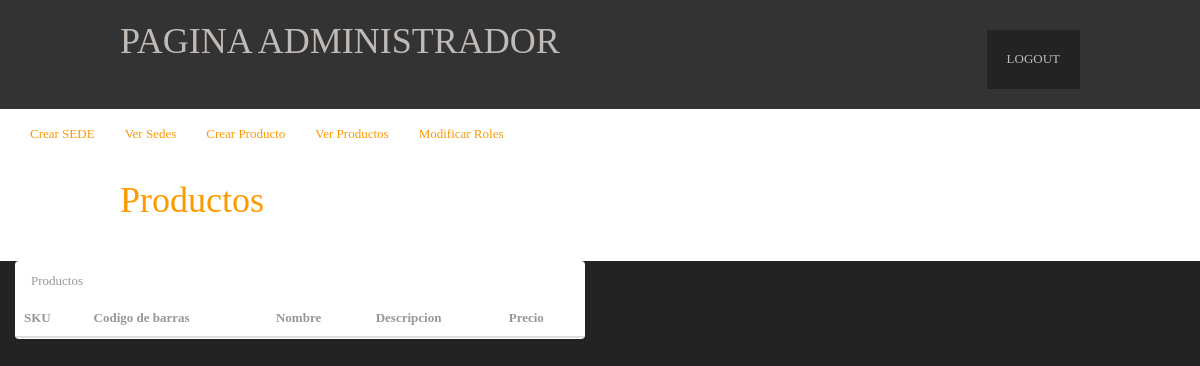
Before: /PaginaAdministrador/VerProductos (signed in) with the older database file.
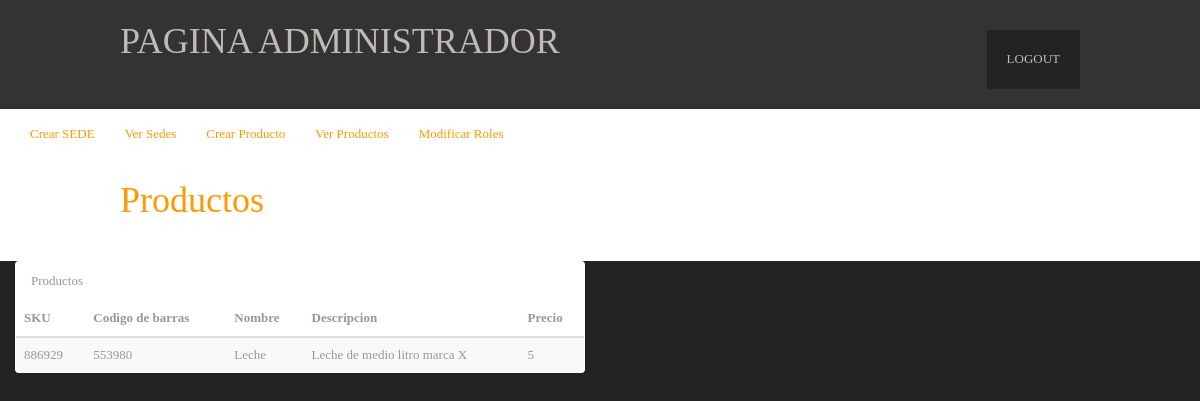
After: the same page with the newer database file.
### app/models.py (models this page shows)
class PRODUCTO(models.Model):
    sku = models.BigIntegerField(primary_key=True)
    codigo_barras = models.CharField(max_length=150)
    nombre = models.CharField(max_length=150)
    descripcion = models.CharField(max_length=150)
    precio = models.BigIntegerField()

### app/views.py (the view)
# urls.py: url(r'^PaginaAdministrador/VerProductos', views.VerProductos, name = 'VerProductos'),
def VerProductos(request):
    if "RolAdministrador" in request.session:
        if  request.session["RolAdministrador"] == 'S':
            prd = PRODUCTO.objects.all()
            return render(request, 'Administrador/VerProductos.html', {"producto": prd})
        else:
            return redirect('AccesoDenegado')
    else:
        return redirect('AccesoDenegado')

### app/templates/Administrador/VerProductos.html
{% extends 'PaginaAdministrador.html'%}
{% load staticfiles %}
{% block contenido %}
<body>
      <header id="header" class="clear">
        <div id="hgroup">
            <h1><a href="#">Productos</a></h1>
        </div>
      </header>
      <div class="col-sm-6">
        <section class="panel">
          <header class="panel-heading">
            Productos
          </header>
          <table class="table table-striped">
            <thead>
              <tr>
                <th>SKU</th>
                <th>Codigo de barras</th>
                <th>Nombre</th>
                <th>Descripcion</th>
                <th>Precio</th>
              </tr>
            </thead>
            <tbody>
            {% for prod in producto %}
            <tr>
                <td>{{prod.sku}}</td>
                <td>{{prod.codigo_barras}}</td>
                <td>{{prod.nombre}}</td>
                <td>{{prod.descripcion}}</td>
                <td>{{prod.precio}}</td>
            </tr>
            {%endfor%}
            </tbody>
          </table>
        </section>
  </div>
</body>
{% endblock %}

### app/templates/PaginaAdministrador.html (shortened to what this page needs)
{% load staticfiles %}
<!DOCTYPE html>
<html lang="en" dir="ltr">
<head>
  <link href="//netdna.bootstrapcdn.com/bootstrap/3.0.0/css/bootstrap-glyphicons.css" rel="stylesheet">
  <link rel="stylesheet" href="{% static 'styles/form_style.css' %}">
  <link rel="stylesheet" href="https://maxcdn.bootstrapcdn.com/bootstrap/3.3.6/css/bootstrap.min.css">
  <link rel="stylesheet" href="{% static 'styles/form_style.css' %}" type="text/css">
  <link rel="stylesheet" href="{% static 'styles/layout.css' %}" type="text/css">
</head>
<body>
<div class="wrapper row1">
  <header id="header" class="clear">
    <div id="hgroup">
      <h1><a>PAGINA ADMINISTRADOR</a></h1>
    </div>
    <nav>
        <ul>
          <li class="last"><a href="/Logout">Logout</a></li>
        </ul>
      </nav>
  </header>
</div>
<div class="wrapper row2">
<nav>
  <div class="collapse navbar-collapse">
    <ul class="nav navbar-nav">
      <li class="active"><a href="CrearSede">Crear SEDE</a></li>
      <li class="active"><a href="VerSedes">Ver Sedes</a></li>
      <li class="active"><a href="CrearProducto">Crear Producto</a></li>
      <li class="active"><a href="VerProductos">Ver Productos</a></li>
      <li class="active"><a href="ModificarRoles">Modificar Roles</a></li>
    </ul>
  </div>
</nav>
</div>
<div class="wrapper row2">
    {% block contenido %}
    {% endblock %}
</div>
</body>
</html>

### app/static/styles/form_style.css (style rules this page uses)
body { font-size: 18px; font-family: Arial; background-color: rgba(0,0,0,0.3); box-sizing: border-box; }

### app/static/styles/layout.css (style rules this page uses)
html { overflow-y:scroll; }
body { margin:0; padding:0; font-size:13px; font-family:Georgia, "Times New Roman", Times, serif; color:#919191; background-color:#232323; }
.clear:after { content:"."; display:block; height:0; clear:both; visibility:hidden; line-height:0; }
.clear { display:block; clear:both; }
a { outline:none; text-decoration:none; }
address, article, aside, figcaption, figure, footer, header, nav, section { display:block; margin:0; padding:0; }
div.wrapper { display:block; width:100%; margin:0; padding:0; text-align:left; }
.row1, .row1 a { color:#C0BAB6; background-color:#333333; }
.row2 { color:#979797; background-color:#FFFFFF; }
.row2 a { color:#FF9900; background-color:#FFFFFF; }
#header, #container, #footer, #copyright { display:block; width:960px; margin:0 auto; }
nav ul { margin:0; padding:0; list-style:none; }
h1, h2, h3, h4, h5, h6 { margin:0; padding:0; font-size:32px; font-weight:normal; font-style:italic; line-height:normal; }
#header { padding:20px 0; }
#header #hgroup { float:left; margin:0 0 20px 0; }
#header #hgroup h1, #header #hgroup h2 { font-weight:normal; font-style:normal; text-transform:none; }
#header #hgroup h1 { font-size:36px; }
#header nav { display:block; float:right; margin:10px 0 0 0; padding:20px 0; color:#C0BAB6; background-color:#232323; }
#header nav ul { padding:0 20px; }
#header nav li { display:inline; margin-right:25px; text-transform:uppercase; }
#header nav li.last { margin-right:0; }
#header nav li a { color:#C0BAB6; background-color:#232323; }

Changed rows visible on the page:
added PRODUCTO: sku "886929", codigo_barras "553980", nombre "Leche", descripcion "Leche de medio litro marca X", precio "5"
